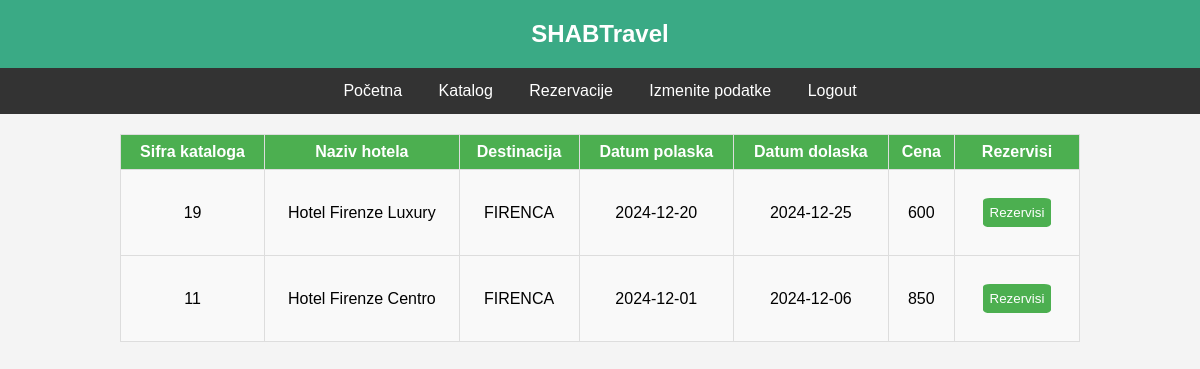
/destinacije/firenca.php (signed in), run on the app's committed database.
### tables this page shows
CREATE TABLE `katalog` (
  `sifra_kataloga` varchar(20) NOT NULL,
  `sifra_hotela` varchar(20) DEFAULT NULL,
  `sifra_sobe` varchar(20) DEFAULT NULL,
  `datum_polaska` date DEFAULT NULL,
  `datum_dolaska` date DEFAULT NULL,
  `cena` int(7) DEFAULT NULL
);

CREATE TABLE `hotel` (
  `sifra_hotela` varchar(20) NOT NULL,
  `naziv_hotela` varchar(20) DEFAULT NULL,
  `grad` varchar(20) DEFAULT NULL,
  `adresa_hotela` varchar(50) DEFAULT NULL,
  `kontakt` int(15) DEFAULT NULL,
  `ocena` int(10) DEFAULT NULL
);

### destinacije/firenca.php (the view, shortened to what this page needs)
<!DOCTYPE html>
<html>
<head>
    <link rel="stylesheet" href="../css/destinacija.css">
</head>
<body>
    <header>
        <h1>SHABTravel</h1>
    </header>
    <nav>
        <a href="../pocetna.php">Početna</a>
        <a href="../ponuda.php">Katalog</a>
        <a href="../rezervacije.php">Rezervacije</a>
        <a href="../profil.php">Izmenite podatke</a>
        <a href="../logout.php">Logout</a>
    </nav>
    <?php
    require_once("../connection.php");
    $upit = "SELECT sifra_kataloga, hotel.naziv_hotela, hotel.grad, datum_polaska, datum_dolaska, cena
            FROM katalog
            INNER JOIN hotel
            ON hotel.sifra_hotela = katalog.sifra_hotela
            WHERE sifra_kataloga NOT IN (SELECT sifra_kataloga
                                        FROM rezervacija) AND hotel.grad = 'FIRENCA';";
    $rezultat = mysqli_query($db, $upit);
    if (mysqli_num_rows($rezultat) > 0) {
        echo "<table>";
        echo "<tr>";
        echo "<th>Sifra kataloga</th>";
        echo "<th>Naziv hotela</th>";
        echo "<th>Destinacija</th>";
        echo "<th>Datum polaska</th>";
        echo "<th>Datum dolaska</th>";
        echo "<th>Cena</th>";
        echo "<th>Rezervisi</th>";
        echo "</tr>";
        while ($row = mysqli_fetch_array($rezultat)) {
            $sifra_kataloga = $row[0];
            $naziv_hotela = $row[1];
            $grad = $row[2];
            $datum_polaska = $row[3];
            $datum_dolaska = $row[4];
            $cena = $row[5];
            echo "<tr>";
            echo "<td>$sifra_kataloga</td>";
            echo "<td>$naziv_hotela</td>";
            echo "<td>$grad</td>";
            echo "<td>$datum_polaska</td>";
            echo "<td>$datum_dolaska</td>";
            echo "<td>$cena</td>";
            echo "<td>";
            echo "<form action='firenca.php' method='post'>";
            echo "<button type='submit' name='rezervisi' class='rezervisi'>Rezervisi</button>";
            echo "</form>";
            echo "</td>";
            echo "</tr>";
        }
        echo "</table>";
    } else {
        echo "Nema dostupnih ponuda za Firencu!";
    }
    ?>
</body>
</html>

### css/destinacija.css (style rules this page uses)
body { font-family: Arial, sans-serif; background-color: #f4f4f4; margin: 0; padding: 0; }
header { background-color: #3aaa85; text-align: center; padding: 20px; }
header h1 { color: white; margin: 0; font-size: 24px; }
nav { background-color: #333; overflow: hidden; text-align: center; }
nav a { display: inline-block; color: white; text-align: center; padding: 14px 16px; text-decoration: none; }
table { width: 100%; border-collapse: collapse; margin-top: 20px; }
th, td { border: 1px solid #ddd; padding: 10px; text-align: left; }
th { background-color: #4caf50; color: white; }
td { background-color: #f9f9f9; }
table tr:nth-child(even) { background-color: #f2f2f2; }
table th, table td { text-align: center; }

### destinacije/firenca.php (style rules this page uses)
table { border-collapse: collapse; width: 80%; margin: 20px auto; }
th, td { border: 1px solid #ddd; padding: 8px; text-align: left; }
th { background-color: #4caf50; color: white; }
form { padding: 10px; margin: 10px auto; text-align: center; }
button { padding: 7px; background-color: #4caf50; color: white;border: #4caf50;border-radius: 10%; }

### data on the page
katalog: sifra_kataloga "19", hotel.naziv_hotela "Hotel Firenze Luxury", hotel.grad "FIRENCA", datum_polaska "2024-12-20", datum_dolaska "2024-12-25", cena "600"
katalog: sifra_kataloga "11", hotel.naziv_hotela "Hotel Firenze Centro", hotel.grad "FIRENCA", datum_polaska "2024-12-01", datum_dolaska "2024-12-06", cena "850"
